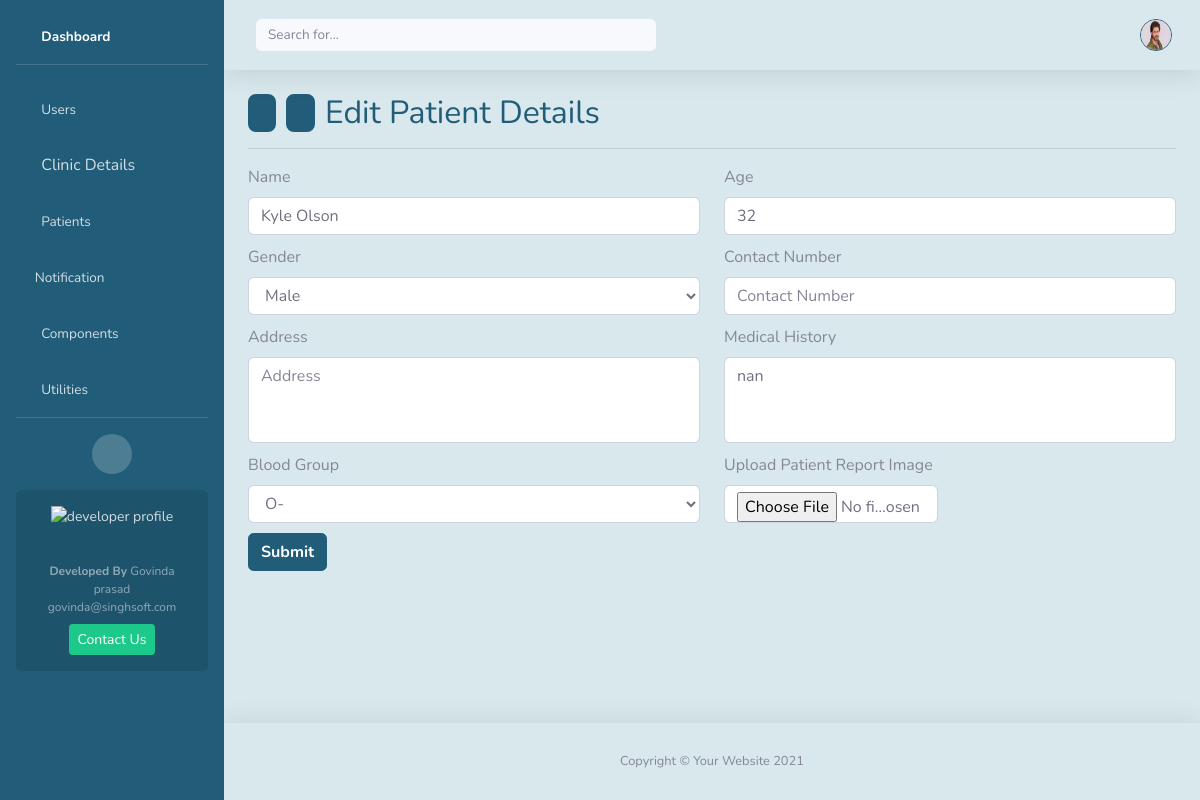
/edit-patient/8/ (signed in), run on an earlier commit of the app's database.
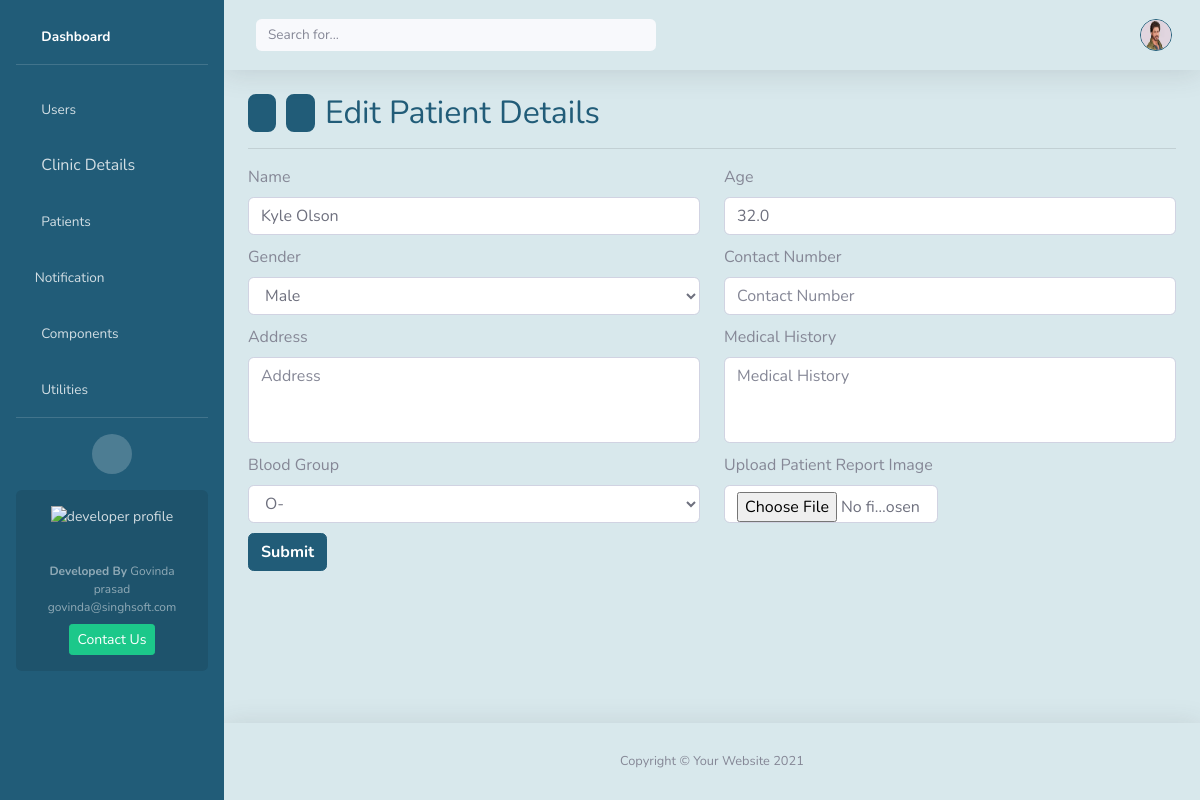
And on a later commit of the database.
### home/models.py (models this page shows, shortened)
class Patient(models.Model):
    BLOOD_GROUPS = (
        ('A+','A+'),
        ('A-','A-'),
        ('B+','B+'),
        ('B-','B-'),
        ('O+','O+'),
        ('O-','O-'),
        ('AB+','AB+'),
        ('AB-','AB-')
    )
    doctor      = models.ForeignKey(User, related_name="patients", on_delete=models.CASCADE)
    clinic      = models.ForeignKey(Clinic, related_name='clinic_patients', on_delete=models.CASCADE)
    name        = models.CharField(max_length=255, null=False, blank=False)
    age         = models.FloatField(default=0, blank=True, null=True, validators=[MinValueValidator(0.0), MaxValueValidator(120.0)])
    gender      = models.CharField(max_length=10, choices=(("Male", "Male"), ("Female", "Female"), ("Other", "Other")), null=True, blank=True)
    number      = models.CharField(validators=[indian_phone_regex], max_length=15, blank=True, null=True, unique=False)
    address     = models.CharField(max_length=255, blank=True, null=True)
    medical_history = models.TextField(blank=True, default="")
    blood_group = models.CharField(max_length=5, choices=BLOOD_GROUPS, blank=True, null=True)
    image       = models.ImageField(upload_to=rename_image, blank=True) #report image or patient
    created_at  = models.DateField(auto_now_add=True)
    updated_at = models.DateField(auto_now=True)

### home/views.py (the view, shortened to what this page needs)
# urls.py: path('edit-patient/<int:patient_id>/', views.edit_patient, name='edit_patient'),
@login_required(login_url='login')
def edit_patient(request, patient_id):
    if request.method == 'GET':
        clinic = request.user.clinic
        doctor = request.user
        if request.user.is_admin:
            patient = get_object_or_404(Patient, id=patient_id, clinic=clinic)  #patinet of perticuler doctor
        return render(request, 'edit_patient.html', {'patient':patient})

### home/context_processors.py (called while the page is built)
def notification_context(request):
    if request.user.is_authenticated:
        unread = Notification.objects.filter(
            receiver=request.user
        ).exclude(
            seen_notes__seen_by=request.user
        ).count()
    else:
        unread = 0
    return {"unread_notifications": unread}

### home/templates/edit_patient.html (shortened to what the changed rows need)
{% extends 'layout.html' %}
            {% block content %}
                <div class="d-flex justify-content-between align-items-center">
                    <div class="nav-container" style="display: flex; gap: 10px; justify-content: center;">
                        <h2 class="mb-0 custome-color-dark">Edit Patient Details</h2>
                    </div>
                </div>
                <div class="justify-content-center">
                    <form method="POST" action="{% url 'edit_patient' patient_id=patient.id %}" enctype="multipart/form-data" id="profile_form">
                        <div class="row" style="margin-top: 10px;">
                            <div class="col-sm-6"><label class="form-label">Name</label>
                                <input type="text" class="form-control" name="name" placeholder="Name" style="width: 100%;"
                                     maxlength="50" value="{{patient.name}}" required>
                            </div>
                            <div class="col-sm-6"><label class="form-label">Age</label>
                                <input type="number" class="form-control" name="age" placeholder="Age" style="width: 100%;"
                                    max="150" min="0" step="0.1" value="{{patient.age}}">
                            </div>
                        </div>
                        <div class="row" style="margin-top: 10px;">
                            <div class="col-sm-6">
                                <label class="form-label">Gender</label>
                                <select class="form-control" name="gender" style="width: 100%;">
                                  {% if patient.gender %}
                                  <option value="{{ patient.gender }}">{{ patient.gender }}</option>
                                  {% endif %}
                                </select>
                            </div>
                            <div class="col-sm-6">
                                <label class="form-label">Contact Number</label>
                                <input type="tel" class="form-control" name="number" placeholder="Contact Number" style="width: 100%;" pattern="[0-9]{10}" {% if patient.number %} value="{{patient.number}}"{% endif %}>
                            </div>
                        </div>
                        <div class="row" style="margin-top: 10px;">
                            <div class="col-sm-6">
                                <label class="form-label">Medical History</label>
                                <textarea class="form-control" name="medical_history" placeholder="Medical History" style="width: 100%; resize: none;" rows="3" >{% if patient.medical_history %}{{patient.medical_history}}{% endif %}</textarea>
                            </div>
                        </div>
                        <div class="row" style="margin-top: 10px;">
                            <div class="col-sm-6">
                                <label class="form-label">Blood Group</label>
                                <select class="form-control" style="width: 100%;" name="blood_group">
                                  {% if patient.blood_group %}
                                    <option value="{{patient.blood_group}}">{{ patient.blood_group }}</option>
                                  {% endif %}
                                </select>
                            </div>
                        </div>
                    </form>
                </div>
            {% endblock %}

What changed in the data, as far as the page shows it:
changed Patient "Kyle Olson": age "32" → "32.0"; medical_history "nan" → (not shown)
